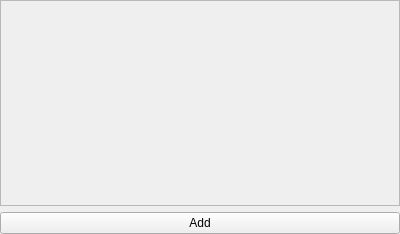
<?xml version="1.0" encoding="UTF-8"?>
<ui version="4.0">
 <class>IsoSurfacesSetupWidget</class>
 <widget class="QWidget" name="IsoSurfacesSetupWidget">
  <property name="geometry">
   <rect>
    <x>0</x>
    <y>0</y>
    <width>400</width>
    <height>234</height>
   </rect>
  </property>
  <property name="windowTitle">
   <string>Form</string>
  </property>
  <layout class="QVBoxLayout" name="verticalLayout">
   <property name="leftMargin">
    <number>0</number>
   </property>
   <property name="topMargin">
    <number>0</number>
   </property>
   <property name="rightMargin">
    <number>0</number>
   </property>
   <property name="bottomMargin">
    <number>0</number>
   </property>
   <item>
    <widget class="QScrollArea" name="mScrollAreaIsoSurfaceSettings">
     <property name="horizontalScrollBarPolicy">
      <enum>Qt::ScrollBarAlwaysOff</enum>
     </property>
     <property name="widgetResizable">
      <bool>true</bool>
     </property>
     <widget class="QWidget" name="scrollAreaWidgetContents">
      <property name="geometry">
       <rect>
        <x>0</x>
        <y>0</y>
        <width>398</width>
        <height>205</height>
       </rect>
      </property>
     </widget>
    </widget>
   </item>
   <item>
    <widget class="QPushButton" name="mAddNewIsoSurfaceButton">
     <property name="text">
      <string>Add</string>
     </property>
    </widget>
   </item>
  </layout>
 </widget>
 <resources/>
 <connections>
  <connection>
   <sender>mAddNewIsoSurfaceButton</sender>
   <signal>clicked()</signal>
   <receiver>IsoSurfacesSetupWidget</receiver>
   <slot>addIsoSurface()</slot>
   <hints>
    <hint type="sourcelabel">
     <x>213</x>
     <y>216</y>
    </hint>
    <hint type="destinationlabel">
     <x>396</x>
     <y>179</y>
    </hint>
   </hints>
  </connection>
 </connections>
 <slots>
  <slot>addIsoSurface()</slot>
 </slots>
</ui>
